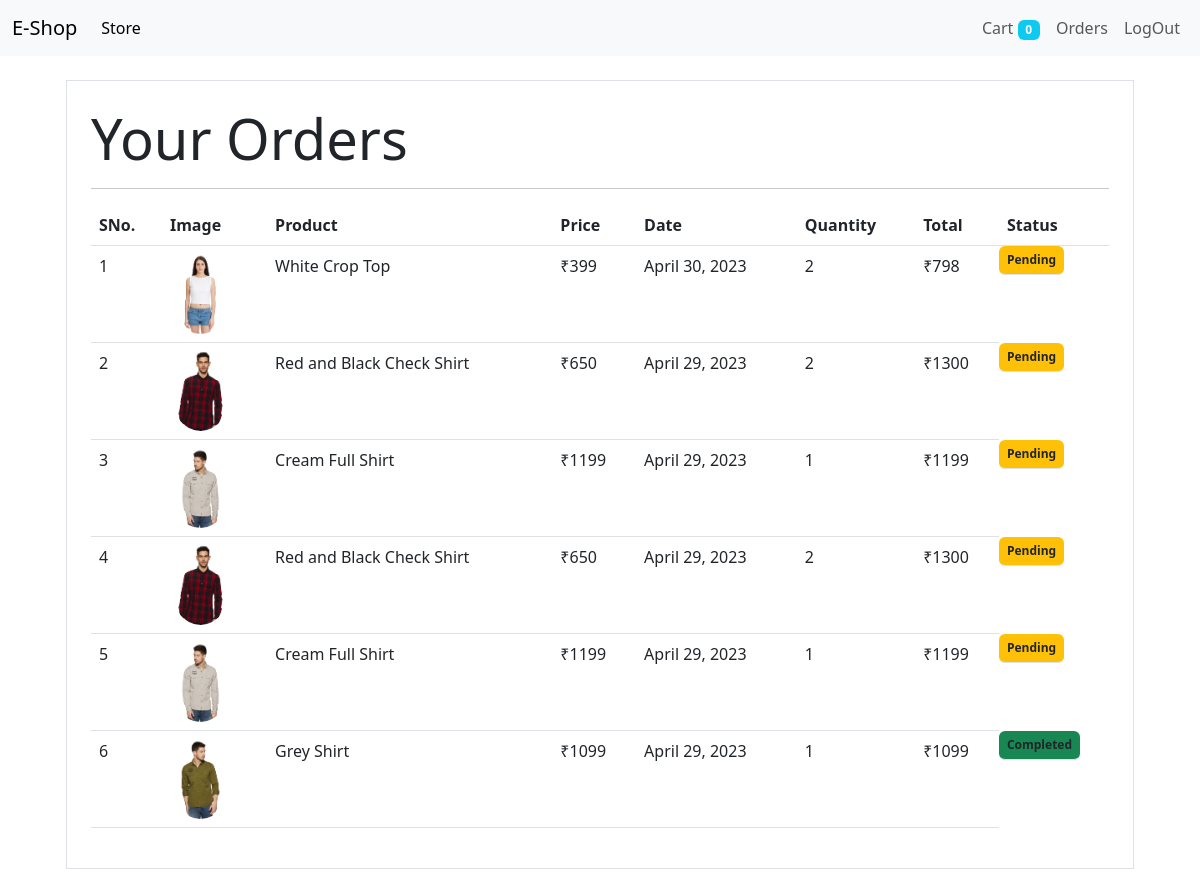
The page /orders (signed in) on the database its author committed.
### store/models/orders.py (models this page shows, shortened)
class Order(models.Model):
    product=models.ForeignKey(Product, on_delete=models.CASCADE)
    customer=models.ForeignKey(Customer, on_delete=models.CASCADE)
    quantity=models.IntegerField(default=1)
    price=models.IntegerField()
    address=models.CharField(max_length=100,default=' ',blank=True)
    phone=models.CharField(max_length=15,default=' ',blank=True)
    date=models.DateField(default=datetime.datetime.today)
    status=models.BooleanField(default=False)
    @staticmethod
    def get_order_by_customer(customer_id):
        return Order.objects.filter(customer=customer_id).order_by('-date')

### store/models/product.py (models this page shows, shortened)
class Product(models.Model):
    product_name = models.CharField(max_length=50)
    product_price = models.IntegerField(default=0)
    category = models.ForeignKey(Category,on_delete=models.CASCADE,default=1)
    product_image = models.ImageField(upload_to='Uploads/products/')
    product_description = models.CharField(max_length=200,default='',null=True,blank=True)

### store/views/orders.py (the view)
# urls.py: path('orders',OrderView.as_view(),name='orders'),
class OrderView(View):
    def get(self,request):
        customer=request.session.get('customer')
        orders=Order.get_order_by_customer(customer)
        print(orders)
        return render(request,'orders.html',{'orders':orders})

### store/templatetags/custom_filter.py (called while the page is built)
@register.filter(name='currency')
def currency(number):
    return "₹"+str(number)

@register.filter(name='multiply')
def multiply(number,number1):
    return number*number1

### store/templates/orders.html
{% extends 'base.html'%}
{% block content %}
{% load cart %}
{% load custom_filter %}
<div class="container">
    <div class="border rounder p-4 m-4">
        <p class="display-4 pl-4 ml-4">Your Orders</p>
    <hr>
        <table class="table">
            <thead>
                <tr>
                    <th>SNo.</th>
                    <th>Image</th>
                    <th>Product</th>
                    <th>Price</th>
                    <th>Date</th>
                    <th>Quantity</th>
                    <th>Total</th>
                    <th>Status</th>
                </tr>
            </thead>
            <tbody>
                {% for order in orders %}
                <tr>
                    <td>{{forloop.counter }}</td>
                    <td><img class="rounded-circle" style="height:80px;" src="{{order.product.product_image.url}}" alt=""></td>
                    <td>{{order.product.product_name}}</td>
                    <td>{{order.price|currency}}</td>
                    <td>{{order.date}}</td>
                    <td>{{order.quantity}}</td>
                    <td>{{ order.quantity|multiply:order.price|currency}}</td>
                    {% if order.status %}
                    <td class="badge bg-success">Completed</td>
                    {%else%}
                    <td class="badge bg-warning">Pending</td>
                    {% endif %}
                </tr>
                {% endfor %}
            </tbody>
        </table>
    </div>
</div>
{% endblock %}

### rows shown on the page
Order: product.product_image (picture), product.product_name "White Crop Top", price "₹399", date "April 30, 2023", quantity "2", quantity|multiply "₹798", status "Pending"
Order: product.product_image (picture), product.product_name "Red and Black Check Shirt", price "₹650", date "April 29, 2023", quantity "2", quantity|multiply "₹1300", status "Pending"
Order: product.product_image (picture), product.product_name "Cream Full Shirt", price "₹1199", date "April 29, 2023", quantity "1", quantity|multiply "₹1199", status "Pending"
Order: product.product_image (picture), product.product_name "Red and Black Check Shirt", price "₹650", date "April 29, 2023", quantity "2", quantity|multiply "₹1300", status "Pending"
Order: product.product_image (picture), product.product_name "Cream Full Shirt", price "₹1199", date "April 29, 2023", quantity "1", quantity|multiply "₹1199", status "Pending"
Order: product.product_image (picture), product.product_name "Grey Shirt", price "₹1099", date "April 29, 2023", quantity "1", quantity|multiply "₹1099", status "Completed"

### other values the page prints
{{ request.session.cart.keys|length }} "0"
